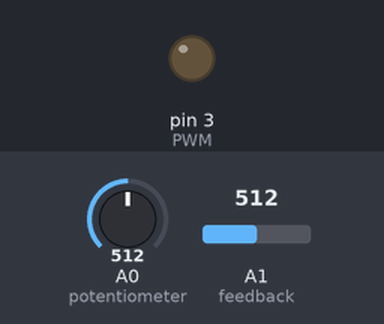
A sketch run on a simulated Arduino Nano, built with avr-gcc and run on an emulated ATmega328P. Shown: output pins drawn as LEDs (lit = HIGH). The inputs (shaded band) are chosen by the test bench; at power-on: A0 (potentiometer) = 512, A1 (feedback) = 512.

Above: at 1.2 s.
1.3 s: A0 (potentiometer) set to 519
At 2.5 s:
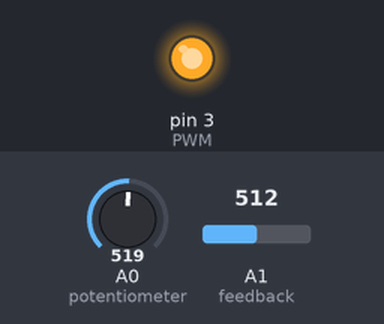
2.8 s: A1 (feedback) set to 538
At 3.8 s:
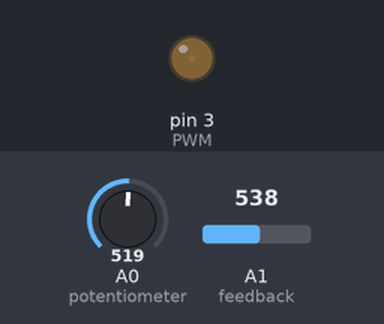
Timing chart, 0 to 5.8 s (numbered marks = the images above; inputs shaded):
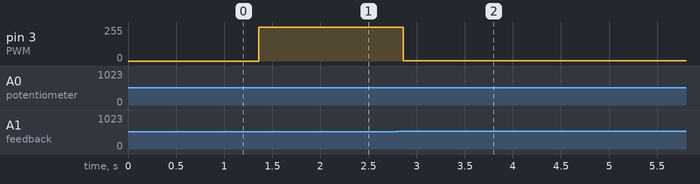

The sketch:

BOOST_FEEDBACK.ino
```cpp
/*
 * This is an example code for a BOOST converter circuit made with arduino + feedback
 * I've used arduino NANO. We have to set the timer of the PWM on pin D3
 * The feedback is connected to A1 and we set the desired voltage with a
 * potnetiometer connected to A0.
 *
 * Subscribe: http://www.youtube.com/c/electronoobs
 * webpage: http://www.electronoobs.com/eng_circuitos_tut10.php
 */


int potentiometer = A0; //The input from the potentiometer is A0
int feedback = A1;      //The feedback input is A1
int PWM = 3;            //Digital pin D3 por PWM signal
int pwm = 0;            //Initial value of PWM width

void setup() {
  pinMode(potentiometer, INPUT);
  pinMode(feedback, INPUT);
  pinMode(PWM, OUTPUT);
  TCCR2B = TCCR2B & B11111000 | B00000001;    // pin 3 and 11 PWM frequency of 31372.55 Hz
}

void loop() {
  float voltage = analogRead(potentiometer);    //We read the value of the potentiometer, which is the desired value
  float output  = analogRead(feedback);         //We read the feedback, which is the real value

  //If the desired value is HIGHER than the real value, we increase PWM width
  if (voltage > output)
   {
    pwm = pwm+1;
    pwm = constrain(pwm, 1, 254);
   }

  //If the desired value is LOWER than the real value, we decreaase PWM width
  if (voltage < output)
   {
    pwm = pwm-1;
    pwm = constrain(pwm, 1, 254);
   }

   analogWrite(PWM,pwm);  //Finally, we create the PWM signal
}
```

Measured:
- the behaviour switches between 512 and 513 on A0 (potentiometer) (found by bisection; images 0 and 1)
- the behaviour switches between 519 and 520 on A1 (feedback) (found by bisection; images 1 and 2)
- after the input at 1.3 s, pin 3 (PWM): 0/255 → 254/255 after 0.06 s
- after the input at 2.8 s, pin 3 (PWM): 254/255 → 1/255 after 0.06 s
